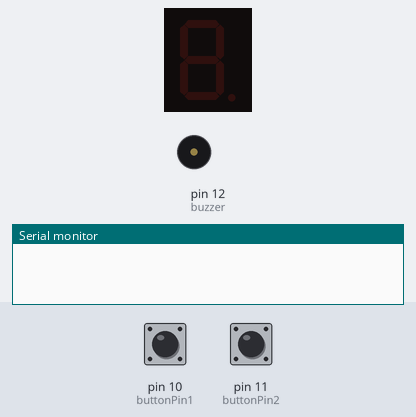
This sketch was run on a simulated Arduino Uno, built with avr-gcc and run on an emulated ATmega328P. Parts: 1-digit seven-segment display, buzzer (waves = sounding, pin HIGH), the last lines printed to the serial monitor. Inputs (shaded band) come from the test bench; at power-on: pin 11 (buttonPin2) HIGH, pin 10 (buttonPin1) HIGH.

Above: at 1.2 s.
1.3 s: pin 11 (buttonPin2) pulled LOW for 3.2 s
At 2.8 s:
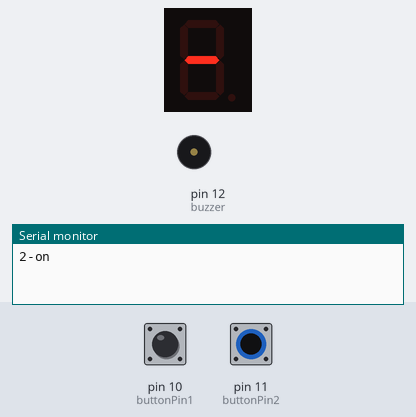
6.0 s: pin 10 (buttonPin1) pulled LOW for 3.2 s
At 10.4 s:
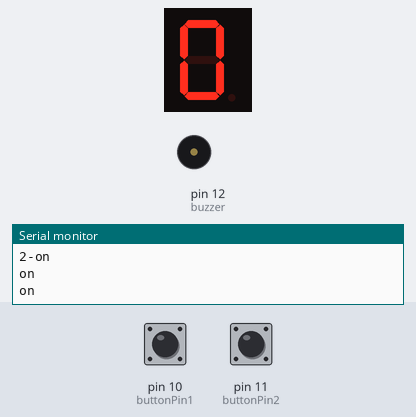
10.7 s: pin 10 (buttonPin1) pulled LOW for 1 s
At 11.6 s:
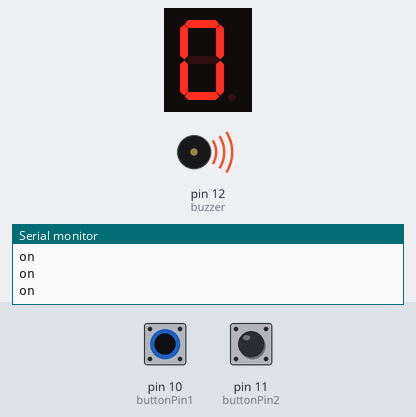
13.2 s: pin 11 (buttonPin2) pulled LOW for 1 s
At 15.4 s:
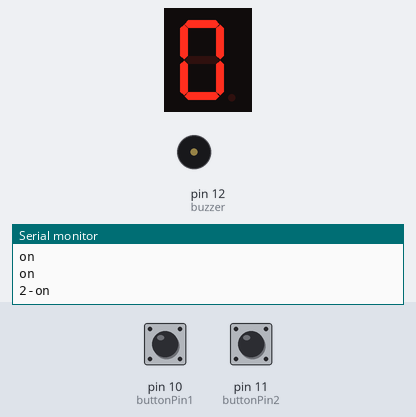
Timing chart, 0 to 16.7 s (numbered marks = the images above; inputs shaded):
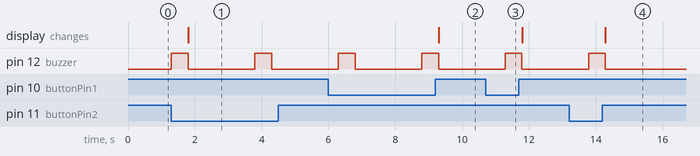

Measured:
- after the input at 1.3 s, pin 12 (buzzer): alternates HIGH for 0.50 s and LOW for 2.0 s, starting at once; the display: changes after 0.50 s (image 1)
- after the input at 6.0 s, pin 12 (buzzer): alternates HIGH for 0.50 s and LOW for 2.0 s, starting after 0.30 s; the display: changes after 3.3 s (image 2)
- after the input at 10.7 s, pin 12 (buzzer): LOW → HIGH after 0.59 s, → LOW 0.50 s later
- after the input at 13.2 s, pin 12 (buzzer): LOW → HIGH after 0.59 s, → LOW 0.50 s later; the display: changes after 1.1 s (image 4)

The sketch:

Introduction_Final_Project.ino
```cpp
#include "SevSeg.h"
SevSeg sevseg;

const int  buttonPin1 = 10;    // the pin that the pushbutton is attached to
const int  buttonPin2 = 11;
int buzzer=12;
int buttonState1 = 0;          // current state of the button
int lastButtonState1 = LOW;    // previous state of the button
int buttonPushCounter1 = 0;    // counter for the number of button presses

int buttonState2 = 0;          // current state of the button
int lastButtonState2 = LOW;    // previous state of the button
int buttonPushCounter2 = 0;    // counter for the number of button presses

long counter = 0;
long max_long_val = 2147483647L;

void setup(){
  byte numDigits = 1;
  byte digitPins[] = {};
  byte segmentPins[] = {6, 5, 2 , 3, 4 , 7, 8, 9};
  bool resistorsOnSegments = true;

  byte hardwareConfig = COMMON_ANODE;
  sevseg.begin(hardwareConfig, numDigits, digitPins, segmentPins, resistorsOnSegments);
  sevseg.setBrightness(90);
  pinMode(buzzer, OUTPUT);

  pinMode(buttonPin1, INPUT_PULLUP);
  pinMode(buttonPin2, INPUT_PULLUP);
  Serial.begin(9600);
  lastButtonState1 = LOW;

}

void loop(){
  buttonState1 = digitalRead(buttonPin1);
  if(buttonState1 == HIGH){
    buttonState1 = LOW;
         digitalWrite(buzzer,LOW);

    }

  else
   buttonState1 = HIGH;

  if(buttonState1 == HIGH){
     Serial.println("on");
     lastButtonState1 = HIGH;
       digitalWrite(buzzer,HIGH);
          delay(500);
                       digitalWrite(buzzer,LOW);
     buttonPushCounter1++;
     if(counter < max_long_val)
       counter++;
     buttonPushCounter1 %= 9;
     sevseg.setNumber(buttonPushCounter1);
     sevseg.refreshDisplay();
     delay(2000 - (counter%99));
     }

buttonState2 = digitalRead(buttonPin2);
  if(buttonState2 == HIGH){
    buttonState2 = LOW;
             digitalWrite(buzzer,LOW);

    }

  else
   buttonState2 = HIGH;

  if(buttonState2 == HIGH){
     Serial.println("2-on");
     lastButtonState1 = HIGH;
          digitalWrite(buzzer,HIGH);
          delay(500);
                       digitalWrite(buzzer,LOW);


     buttonPushCounter1--;
     if(counter < max_long_val)
       counter++;
     buttonPushCounter2 %= 9;
     sevseg.setNumber(buttonPushCounter1);
     sevseg.refreshDisplay();
     delay(2000 - (counter%99));
     }
}
```
